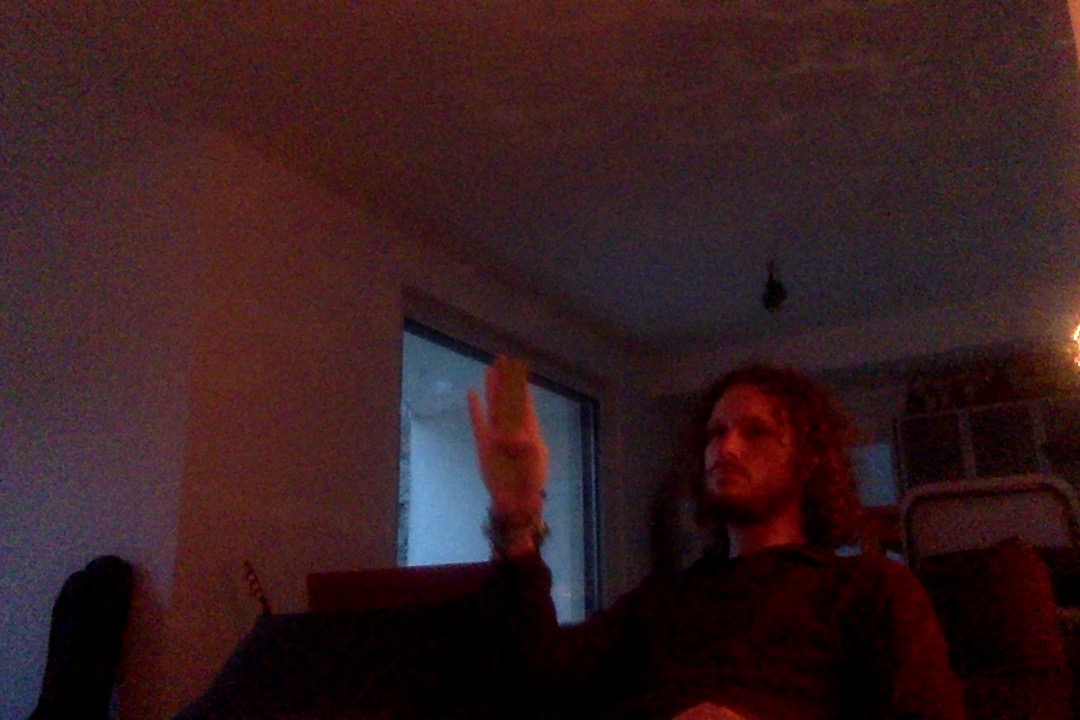
#> input picture images/hand_control_green.jpg, 1080 x 720 px, found by its file name
$ python test_hsv.py
#> lines starting #> are read from the running program, lines starting #| are printed output that depends on the picture
"""
Test de la détection de gestes de controle par détection de la couleur verte.
"""

import cv2
image = cv2.imread("hand_control_green.jpg")
#> image is the input picture: shape (720, 1080, 3); mean B, G, R 31.1, 28.2, 53.2
# image = imutils.resize(image, width=600)
blurred = cv2.GaussianBlur(image, (11, 11), 0)
hsv = cv2.cvtColor(blurred, cv2.COLOR_BGR2HSV)
#> hsv: shape (720, 1080, 3); mean H, S, V 96.4, 149.3, 55.8
cv2.imshow("IMAGE", image)
cv2.imshow("BLURRED", blurred)
cv2.imshow("HSV", hsv)
cv2.imshow("HUE", hsv[:,:,0])
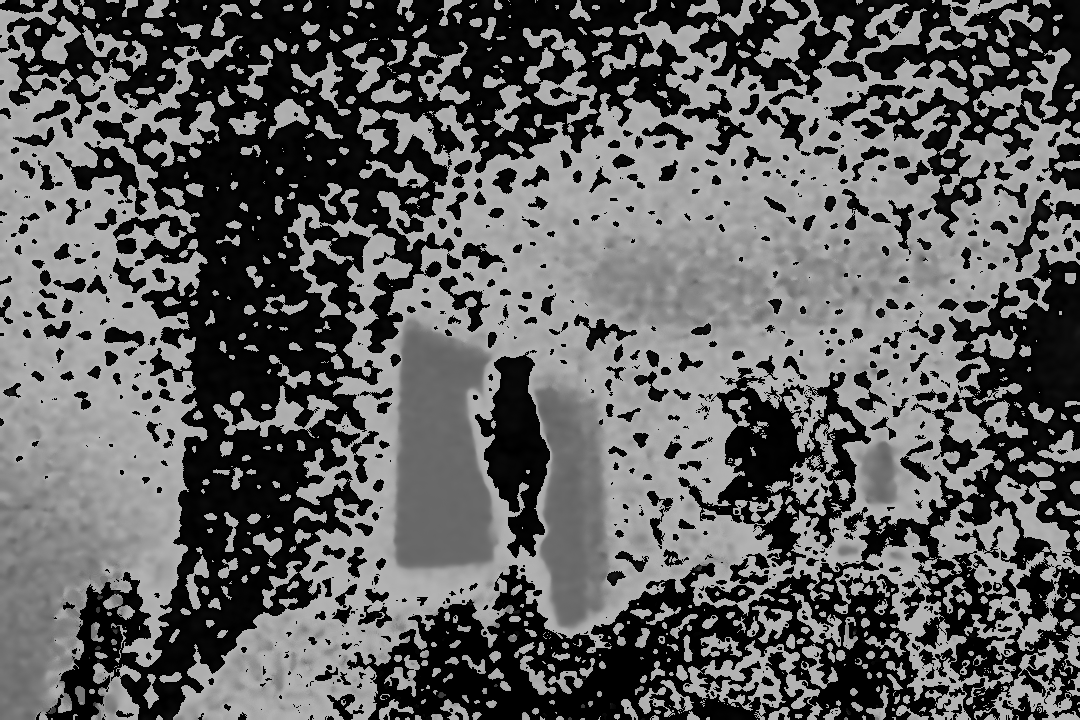
#> window 'HUE': shape (720, 1080); min 0, max 179, mean 96.4
cv2.waitKey(-1)

# Détection par HSV impossible
""" # Bout de code supprimé de la grande boucle du scirpt test_hand_tracking.py
# resize the frame, blur it, and convert it to the HSV
# color space
frame = imutils.resize(frame, width=600)
blurred = cv2.GaussianBlur(frame, (11, 11), 0)
hsv = cv2.cvtColor(blurred, cv2.COLOR_BGR2HSV)
cv2.imshow("Point de vue ordinateur", frame)
cv2.imshow("Premiere fenetre", hsv[:,:,0])
cv2.imshow("Seconde fenetre", hsv[:,:,1])
cv2.imshow("Troisieme fenetre", hsv[:,:,2])
Vcolored = cv2.applyColorMap(hsv[:,:,1], cv2.COLORMAP_RAINBOW)
cv2.imshow("Nouvelle fenetre", Vcolored)
key = cv2.waitKey(-1) & 0xFF
"""

"""
Impossible de détecter la couleur verte dans les lumières LED
"""

$ run again, with images/hand_control_closed.jpg copied over images/hand_control_green.jpg
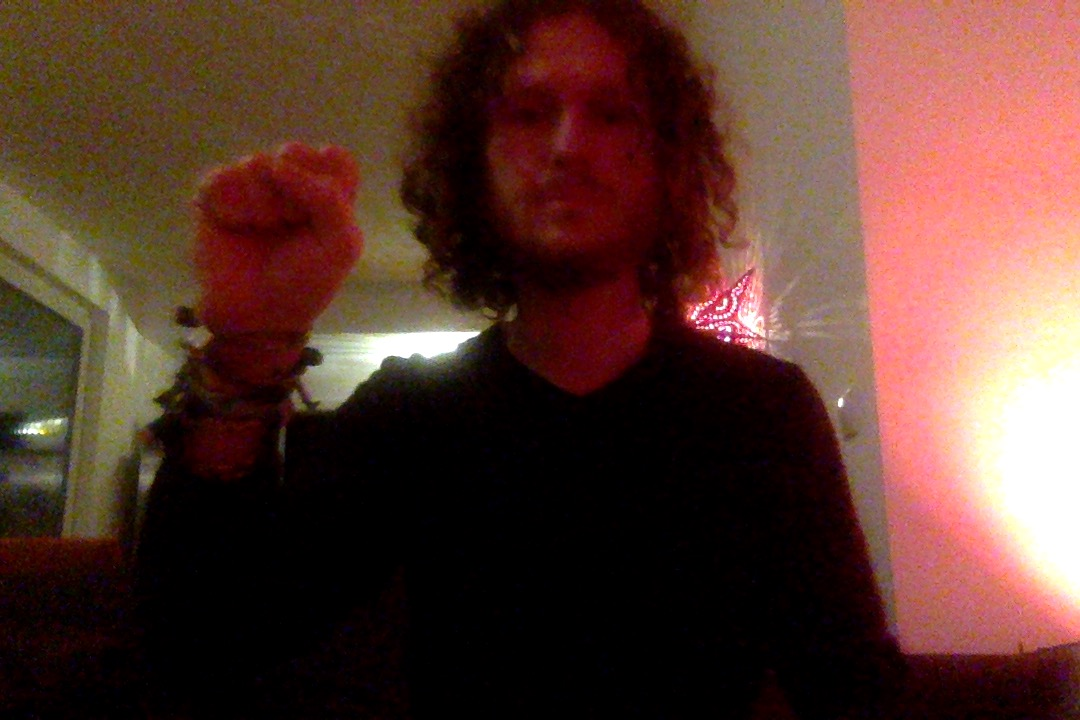
#> input picture images/hand_control_closed.jpg, 1080 x 720 px, found by its file name
#> image is the input picture: shape (720, 1080, 3); mean B, G, R 47.3, 56.7, 88.5
#> hsv: shape (720, 1080, 3); mean H, S, V 45.3, 147.7, 88.7
#> `cv2.imshow("HUE", hsv[:,:,0])`:
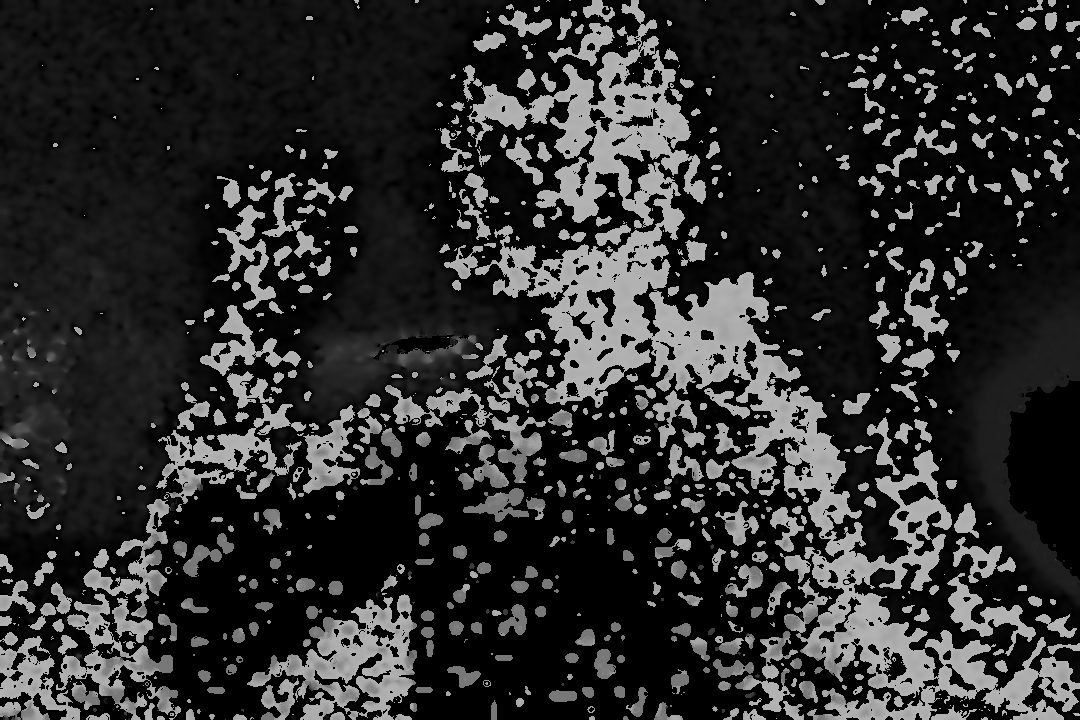
#> window 'HUE': shape (720, 1080); min 0, max 179, mean 45.3

$ run again, with images/hand_control_closed_2.png saved as images/hand_control_green.jpg
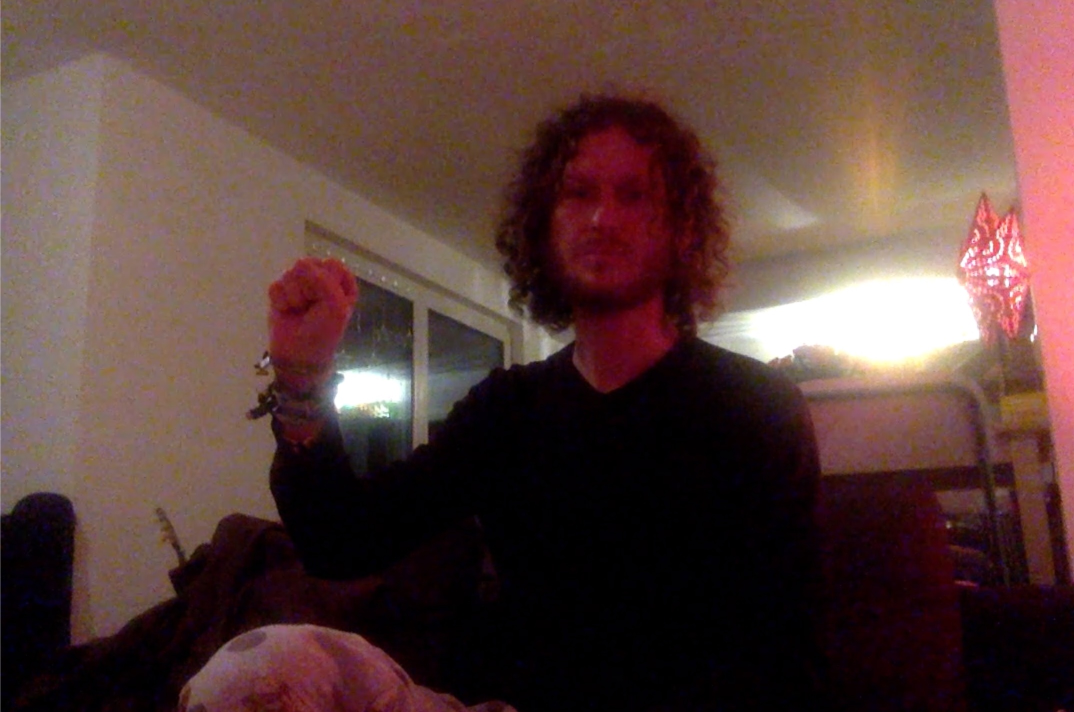
#> input picture images/hand_control_closed_2.png, 2148 x 1424 px, found by its file name (shown at 1/2 size)
#> image is the input picture: shape (1424, 2148, 3); mean B, G, R 58.9, 63.2, 88.9
#> hsv: shape (1424, 2148, 3); mean H, S, V 73.9, 133.9, 89.4
#> `cv2.imshow("HUE", hsv[:,:,0])`:
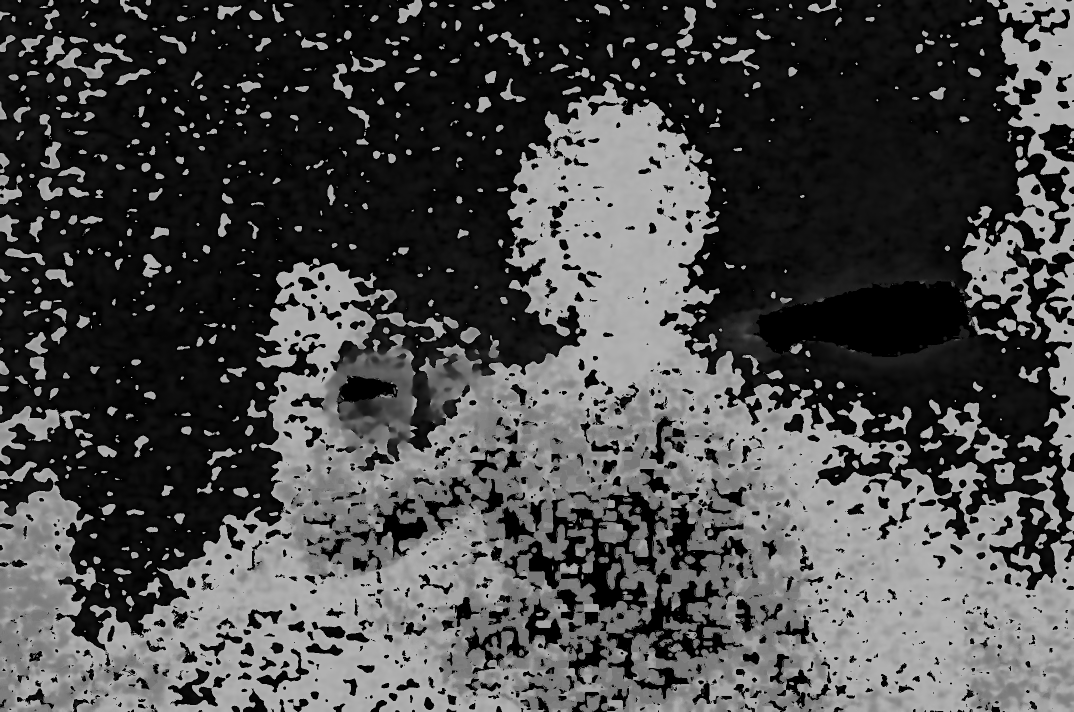
#> window 'HUE': shape (1424, 2148) (shown at 1/2 size); min 0, max 179, mean 73.9
